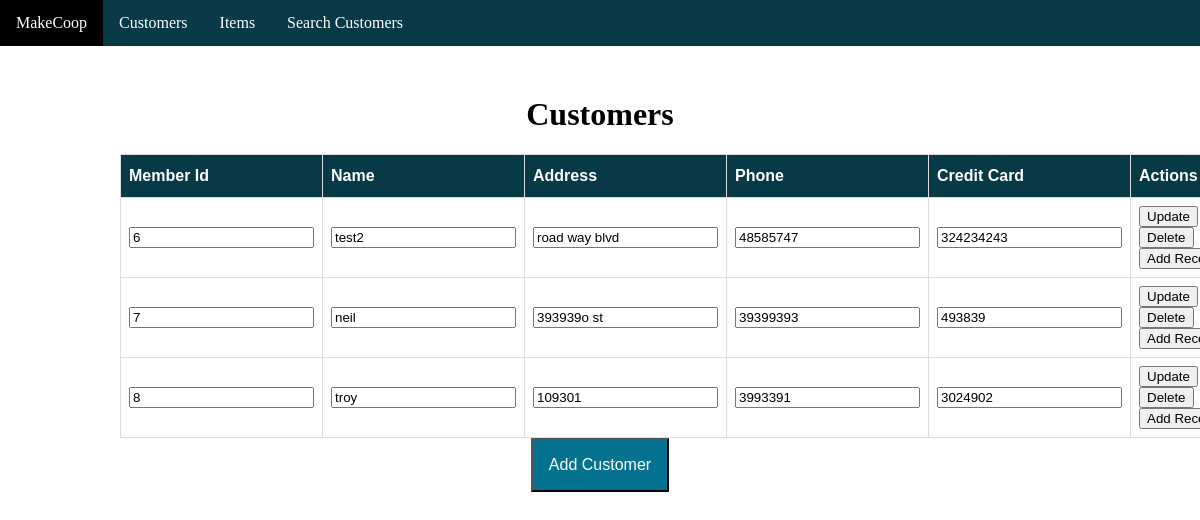
The app's page /cSelect.php, older data.
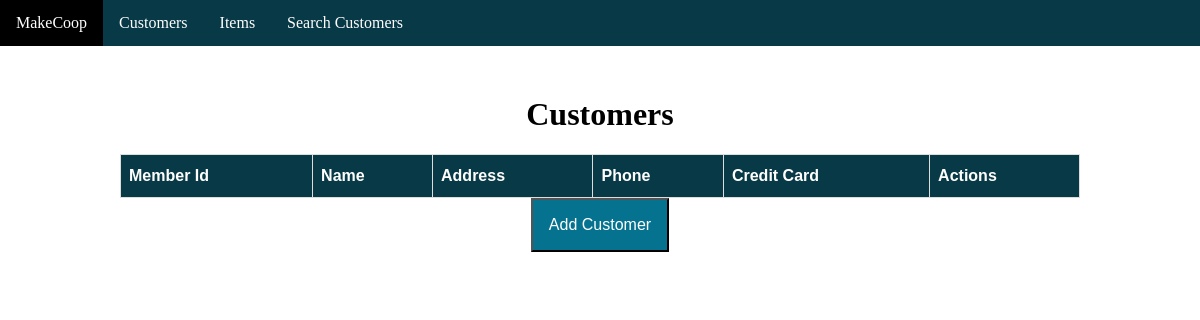
The same page, newer data.
### cSelect.php (the view, shortened to what this page needs)
<?php
require_once('printhtml.php');
$config = require_once('config.php');
$conn = new mysqli($config['servername'], $config['username'], $config['password'], $config['dbname']);
print_head();
print_nav();
echo"
	<div class='container'>
		<h1>Customers</h1>
	    <table>
	      <tr>
					<th>Member Id</th>
	        <th>Name</th>
	        <th>Address</th>
	        <th>Phone</th>
	        <th>Credit Card</th>
					<th>Actions</th>
	      </tr>
";
$selectQry = "SELECT MemberId, Name, Address, Phone, CreditNum FROM customer;";
if ($result = $conn->query($selectQry)){
  while ($row = $result->fetch_assoc()) {
    extract($row);
    echo("
      <form action='' method='post' enctype='multipart/form-data'>
        <tr>
          <td><input type='text' value=$MemberId name='memId' readonly></td>
          <td><input type='text' value='$Name' name='name' readonly></td>
          <td><input type='text' value='$Address' name='address' readonly></td>
          <td><input type='text' value='$Phone' name='phone' readonly></td>
          <td><input type='text' value='$CreditNum' name='cc' readonly></td>
          <td><input type='submit' name='update' value='Update' formaction='cUpdate.php'>
          	<input type='submit' name='delete' value='Delete' formaction='cDelete.php'>
		 				<input type='submit' name='receipt' value='Add Receipt' formaction='shop.php'
					</td>
        </tr>
      </form>
    ");
  }
} else {
  echo("There was an error retrieving customers: " . mysqli_error($conn));
}
echo ("
    	</table>
			<a href='cInsert.php'>
        <button class='button-big'>Add Customer</button>
      </a>
		</div>");
echo "</html>";
?>

### printhtml.php (shortened to what this page needs)
<?php
function print_nav(){
	echo "
		<nav>
			<ul>
				<li><a href='home.php'>MakeCoop</a></li>
				<li><a href='cSelect.php'>Customers</a></li>
				<li><a href='iSelect.php'>Items</a></li>
				<li><a href='cQuery.php'>Search Customers</a></li>
			</ul>
		</nav>
	";
}
function print_head(){
	echo (
	"<html>
		<head>
			<link rel='stylesheet' type='text/css' href='style/style.css'></link>
		</head>
	");
}
?>

### style/style.css (style rules this page uses)
nav { margin-bottom: 50px; }
nav ul { list-style-type: none; margin: 0; padding: 0; overflow: hidden; background-color: #083946; }
nav li { display: inline-block; float: left; }
li a { display: block; color: white; text-align: center; padding: 14px 16px; text-decoration: none; }
table { font-family: "Trebuchet MS", Arial, Helvetica, sans-serif; border-collapse: collapse; width: 100%; }
table td, table th { border: 1px solid #ddd; padding: 8px; }
table th { padding-top: 12px; padding-bottom: 12px; text-align: left; background-color: #083946; color: white; }
.container { text-align:center; width: 80%; margin-left:auto; margin-right:auto; }
.button-big { display: inline-block; margin: 0 auto; background-color:#057390; color:white; text-decoration: none; text-align:center; padding:1em; font-size: 1em; }

Row changes from the older to the newer data that the page shows:
removed customer: memId "6", name "test2", address "road way blvd", phone "48585747", cc "324234243"
removed customer: memId "7", name "neil", address "393939o st", phone "39399393", cc "493839"
removed customer: memId "8", name "troy", address "109301", phone "3993391", cc "3024902"
